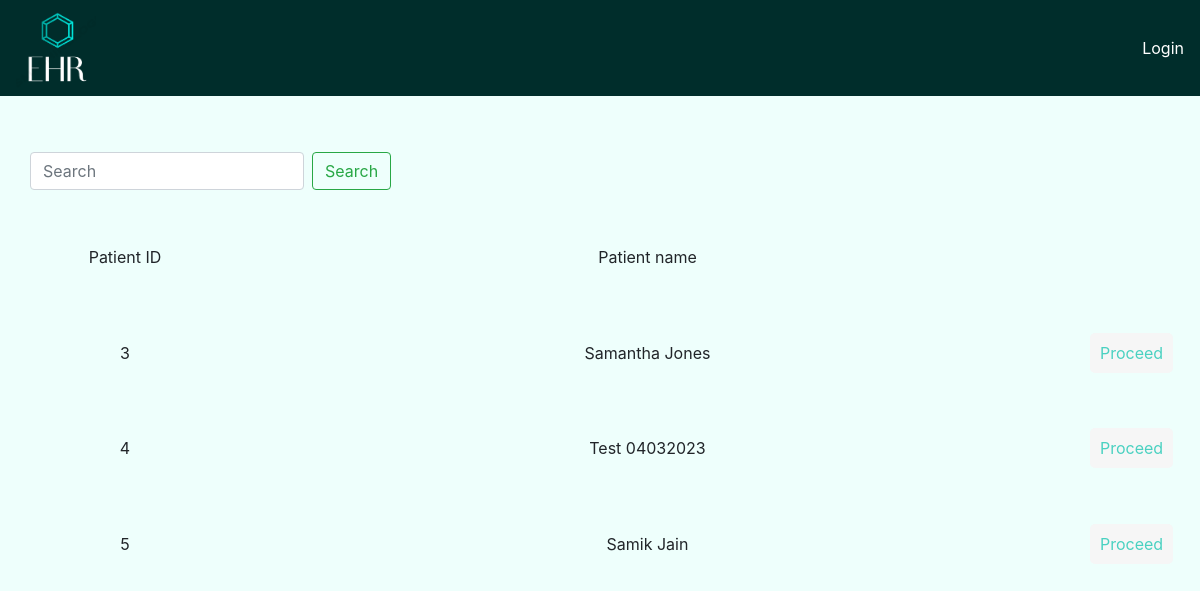
The page /patConsult1/ on the database as committed earlier.
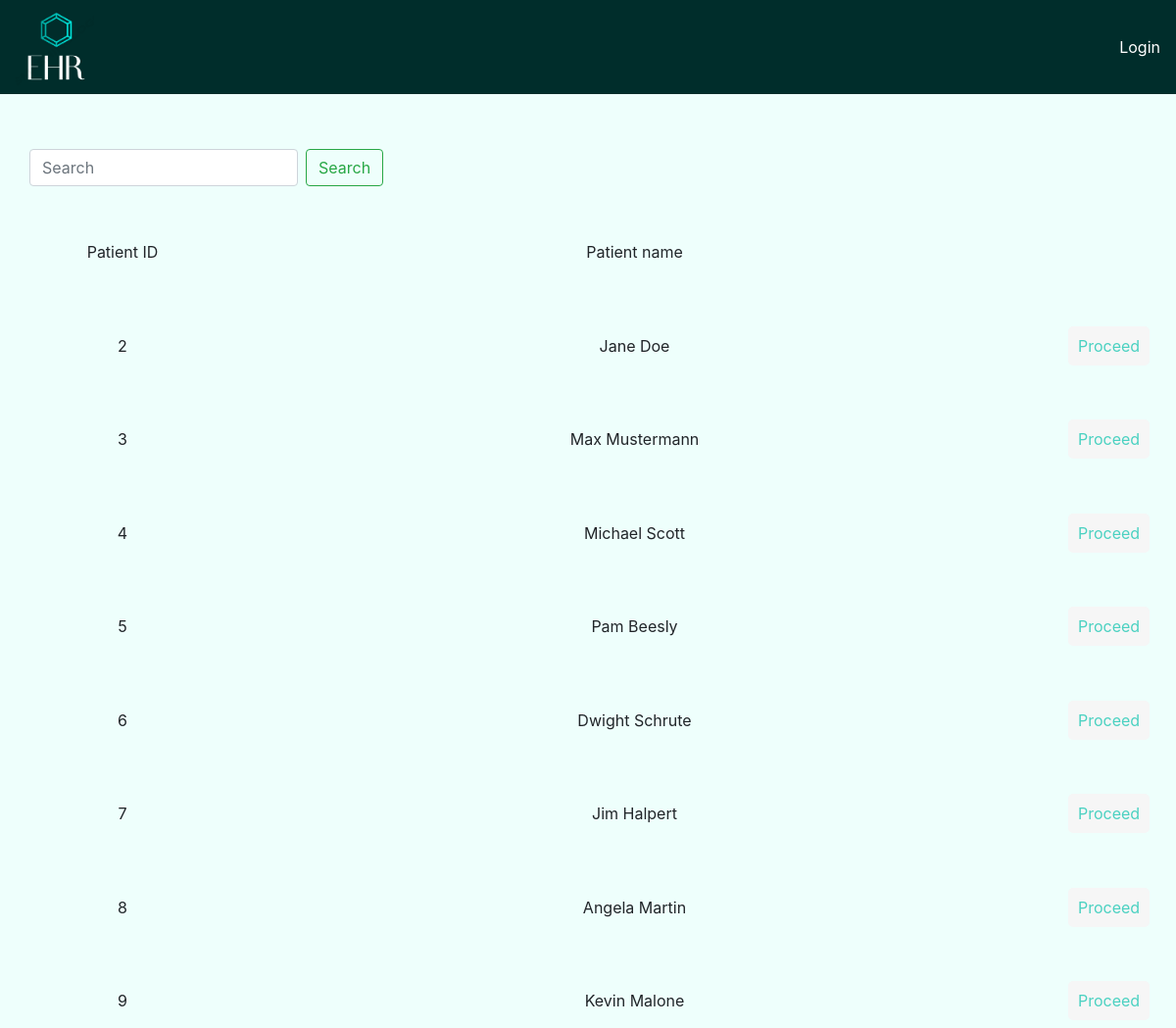
The same page on the database as committed later.
### app/models.py (models this page shows, shortened)
class Patients(models.Model):
    SEX_CHOICES = [
        ('M', 'Male'),
        ('F', 'Female'),
        ('O', 'Other')
    ]
    BLOOD_TYPE_CHOICES = [
        ('A+', 'A+'),
        ('A-', 'A-'),
        ('B+', 'B+'),
        ('B-', 'B-'),
        ('AB+', 'AB+'),
        ('AB-', 'AB-'),
        ('O+', 'O+'),
        ('O-', 'O-')
        ]
    name = models.CharField(max_length=255)
    sex = models.CharField(max_length=1, choices=SEX_CHOICES)
    email = models.EmailField()
    phone = models.CharField(max_length=20)
    date_of_birth = models.DateField()
    nationality = models.CharField(max_length=255)
    blood_group = models.CharField(max_length=3,choices=BLOOD_TYPE_CHOICES)
    allergies = models.TextField(blank=True)
    Medical_Surgical_History = models.TextField(blank=True)

### app/views.py (the view)
# urls.py: path('patConsult1/',views.patientConsultationPg1,name='patient_consult_pg1'),
def patientConsultationPg1(request):
    query = request.GET.get('q')
    if query:
        patients = Patients.objects.filter(
            Q(id__icontains=query)|
            Q(name__icontains=query)
        )
    else:
        patients = Patients.objects.all()
    context = {'patients':patients}
    return render(request,'app/patConsult1.html',context)

### app/templates/app/patConsult1.html
{% extends 'index.html' %}
{% block content %}
<div class="container">
    <div class="row">
        <form class="form-inline my-2 my-lg-0" method="GET">
            <input class="form-control mr-sm-2" type="text" placeholder="Search" aria-label="Search" name="q" value="{{ request.GET.q }}">
            <button class="btn btn-outline-success my-2 my-sm-0" type="submit">Search</button>
        </form>
    </div>
    <div class="row">
        <div class="col-2">
            <p>Patient ID</p>
        </div>
        <div class="col">
            <p>Patient name</p>
        </div>
        <div class="col-1">
        </div>
    </div>
    {% for patient in patients %}
    <div class="row">
        <div class="col-2">
            <p>{{patient.id}}</p>
        </div>
        <div class="col">
            <p>{{patient.name}}</p>
        </div>
        <div class="col-1">
            <a class="addPatient_btn" href="{% url 'patient_consult_pg2'  patient.id %}"> Proceed</a>
        </div>
    </div>
    {% endfor %}
</div>
{% endblock content %}

### templates/index.html (shortened to what this page needs)
<!DOCTYPE html>
{% load static %}
<html lang="en">
    <head>
        <link rel="stylesheet" href="https://cdn.jsdelivr.net/npm/bootstrap@4.1.3/dist/css/bootstrap.min.css">
        <link rel="stylesheet" href="{% static 'css/style.css'%}"/>
        <link rel="stylesheet" href="https://cdnjs.cloudflare.com/ajax/libs/font-awesome/6.2.1/css/all.min.css" />
    </head>
    <body>
        {% include 'navbar.html'%}
        {% block content %}
        {% endblock %}
    </body>
</html>

### templates/navbar.html (shortened to what this page needs)
{% load static %}
  <nav class="navbar navbar-expand-md">
        <div class="navbar-collapse collapse w-100 order-1 order-md-0 dual-collapse2">
            <ul class="navbar-nav mr-auto">
                <li class="nav-item active">
                    <a href="{% url 'mainpage' %}"><img class='logo' src="{% static 'images/logo.png' %}"></a>
                </li>
            </ul>
        </div>
        <div class="navbar-collapse collapse w-100 order-3 dual-collapse2">
            <ul class="navbar-nav ml-auto">
                {% if request.user.is_authenticated  %}
                <li class="nav-item">
                    <p class="hello_Text">Welcome, {{request.user.username}}  </p>
                </li>
                <li class="nav-item split">
                    <p>|</p>
                </li>
                <li class="nav-item">
                    <a class="login_logout" href="{% url 'logout' %}">Logout</a>
                </li>
                    {% else %}
                    <a class="login_logout" href="{% url 'login' %}">Login</a>
                    {% endif %}
            </ul>
        </div>
    </nav>

### static/css/style.css (style rules this page uses)
html,body { background-color: #EEFFFC }
nav { background-color: #002D2B; }
.logo { width: 80px; height: 80px; }
.login_logout { color: white; }
.row { margin-top:5%; text-align: center; }
.addPatient_btn { color:#4AD1C1; background-color:#F6F6F6; padding-left: 10px; padding-right:10px; padding-top:10px; padding-bottom: 10px; border-radius:5px; transition: 0.3s; }

Rows that differ between the two databases and show on the page:
added Patients: id "2", name "Jane Doe"
changed Patients id 3: name "Samantha Jones" → "Max Mustermann"
changed Patients id 4: name "Test 04032023" → "Michael Scott"
changed Patients id 5: name "Samik Jain" → "Pam Beesly"
added Patients: id "6", name "Dwight Schrute"
added Patients: id "7", name "Jim Halpert"
added Patients: id "8", name "Angela Martin"
added Patients: id "9", name "Kevin Malone"
